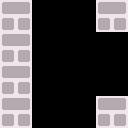

A 2D game scene composited from a Tiled map and its tileset images. What follows is a short description and the map's XML, with every tile layer's data as written:
An orthogonal 16x16 tile map with 8x8 px tiles, 1 tile layer (solid).

<map version="1.0" tiledversion="1.1.3" orientation="orthogonal" renderorder="right-down" width="16" height="16" tilewidth="8" tileheight="8" infinite="0" nextobjectid="1">
 <tileset firstgid="1" name="tiles" tilewidth="8" tileheight="8" tilecount="256" columns="16">
  <image source="../pub/assets/tiles.png" width="128" height="128" />
 </tileset>
 <layer name="solid" width="16" height="16">
  <data encoding="csv">
193,194,195,196,0,0,0,0,0,0,0,0,193,194,195,196,
209,210,211,212,0,0,0,0,0,0,0,0,209,210,211,212,
225,226,227,228,0,0,0,0,0,0,0,0,225,226,227,228,
241,242,243,244,0,0,0,0,0,0,0,0,241,242,243,244,
193,194,195,196,0,0,0,0,0,0,0,0,0,0,0,0,
209,210,211,212,0,0,0,0,0,0,0,0,0,0,0,0,
225,226,227,228,0,0,0,0,0,0,0,0,0,0,0,0,
241,242,243,244,0,0,0,0,0,0,0,0,0,0,0,0,
193,194,195,196,0,0,0,0,0,0,0,0,0,0,0,0,
209,210,211,212,0,0,0,0,0,0,0,0,0,0,0,0,
225,226,227,228,0,0,0,0,0,0,0,0,0,0,0,0,
241,242,243,244,0,0,0,0,0,0,0,0,0,0,0,0,
193,194,195,196,0,0,0,0,0,0,0,0,193,194,195,196,
209,210,211,212,0,0,0,0,0,0,0,0,209,210,211,212,
225,226,227,228,0,0,0,0,0,0,0,0,225,226,227,228,
241,242,243,244,0,0,0,0,0,0,0,0,241,242,243,244
</data>
 </layer>
</map>
